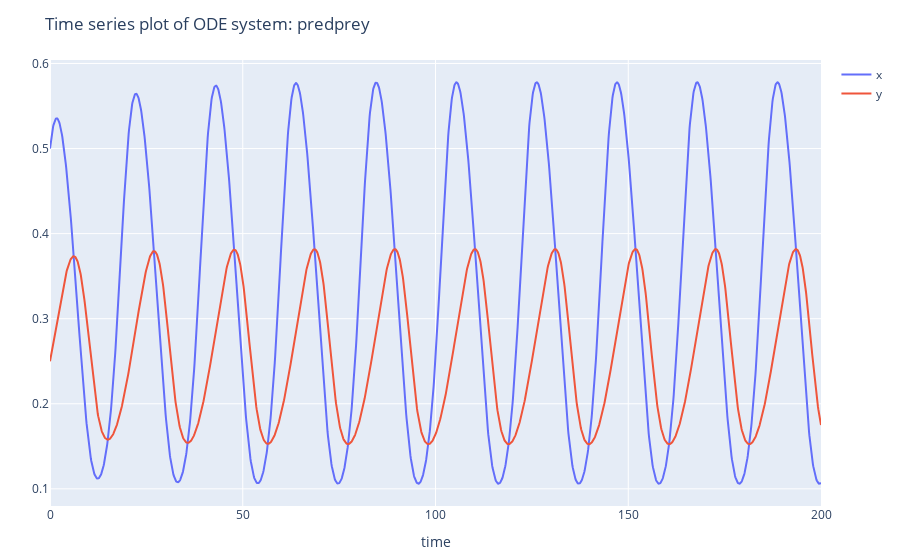

Notebook cell for this chart:
### Markdown cell above
Find its initial conditions by trying values that result in very periodic graphs. [.5 .25], for example.

### Code cell
t = 0:0.1:200
u0 = [0.5 0.25]

plot_ode(predprey, u0, t, labels=["x" "y"], b=0.2)

### Figure 1 — Plotly figure (JSON) as saved in the notebook; plotly's stock layout.template omitted (floating-point values rounded to 4 significant figures; data arrays with more than 128 entries replaced by an {"elided": "..."} marker saying what was removed)
{"data": [{"mode": "lines", "name": "x", "showlegend": true, "type": "scatter", "x": {"elided": "2001 float values"}, "y": {"elided": "2001 float values"}}, {"mode": "lines", "name": "y", "showlegend": true, "type": "scatter", "x": {"elided": "2001 float values"}, "y": {"elided": "2001 float values"}}], "layout": {"b": 0.2, "margin": {"b": 50, "l": 50, "r": 50, "t": 60}, "title": "Time series plot of ODE system: predprey", "xaxis": {"title": {"text": "time"}}}}
